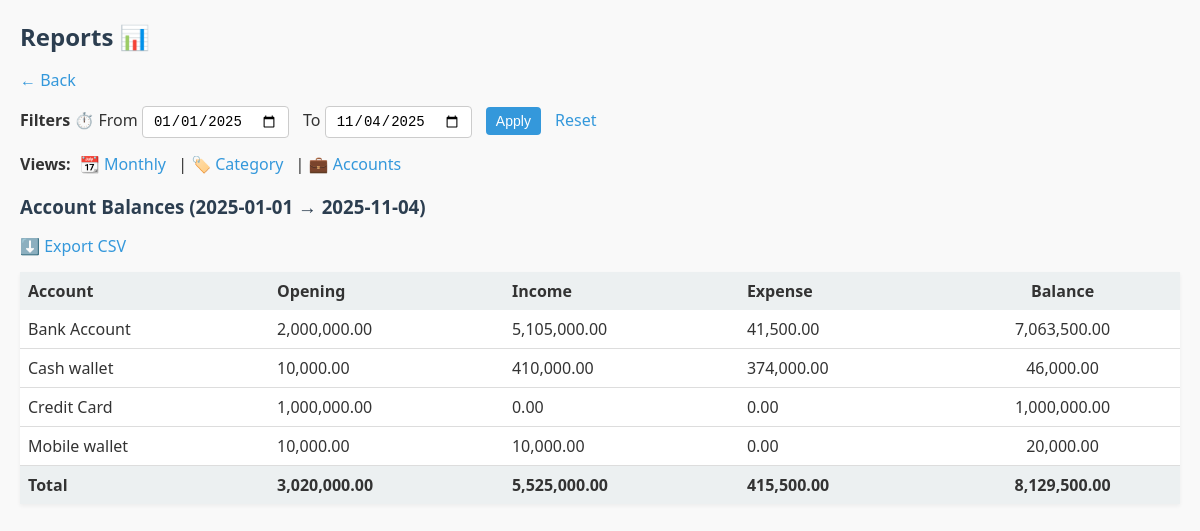
Before: /app/reports/index.php?view=accounts&from=2025-01-01&to=2025-11-04 (signed in) with the older database file.
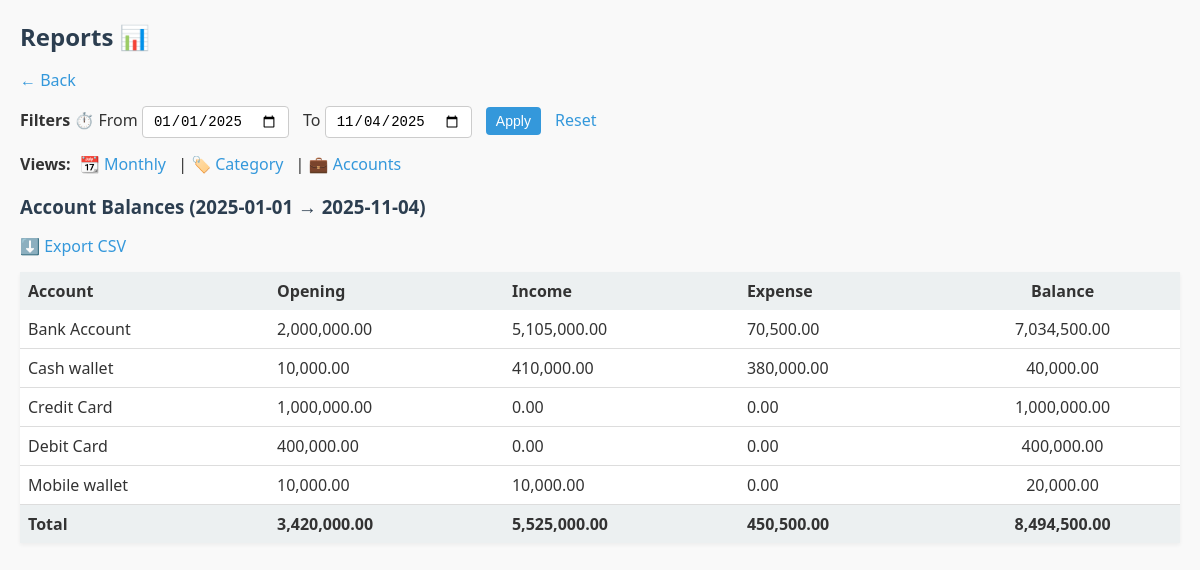
After: the same page with the newer database file.
### tables this page shows
CREATE TABLE ACCOUNTS_LOCAL (
  local_account_id  INTEGER PRIMARY KEY AUTOINCREMENT,
  user_local_id     INTEGER NOT NULL,
  server_account_id INTEGER,
  account_name      TEXT NOT NULL,
  account_type      TEXT NOT NULL CHECK(account_type IN ('CASH','BANK','CARD','MOBILE')),
  currency_code     TEXT NOT NULL DEFAULT 'LKR',
  opening_balance   REAL NOT NULL DEFAULT 0,
  is_active         INTEGER NOT NULL DEFAULT 1, -- 1/0
  created_at        TEXT NOT NULL,
  updated_at        TEXT NOT NULL,
  FOREIGN KEY(user_local_id) REFERENCES USERS_LOCAL(local_user_id)
);

### app/reports/index.php (the view, shortened to what this page needs)
<?php
$pdo = sqlite();
$uid = (int)$_SESSION['uid'];
function h($x){ return htmlspecialchars((string)$x, ENT_QUOTES, 'UTF-8'); }
$view   = $_GET['view'] ?? 'monthly';
$from   = $_GET['from'] ?? date('Y-01-01');
$to     = $_GET['to']   ?? date('Y-m-d');
$where = "t.user_local_id = ? AND date(t.txn_date) BETWEEN date(?) AND date(?)";
if ($view === 'accounts') {
    $accSql = "
        SELECT
            a.local_account_id,
            a.account_name,
            a.opening_balance,
            COALESCE(SUM(CASE WHEN t.txn_type='INCOME'  THEN t.amount END),0)  AS inc_amt,
            COALESCE(SUM(CASE WHEN t.txn_type='EXPENSE' THEN t.amount END),0)  AS exp_amt
        FROM ACCOUNTS_LOCAL a
        LEFT JOIN TRANSACTIONS_LOCAL t
            ON t.account_local_id = a.local_account_id
           AND $where
        WHERE a.user_local_id = ?
        GROUP BY a.local_account_id, a.account_name, a.opening_balance
        ORDER BY a.account_name
    ";
    $st = $pdo->prepare($accSql);
    $st->execute([$uid,$from,$to,$uid]);
    $rows = $st->fetchAll(PDO::FETCH_ASSOC);
}
?>
<!doctype html>
<html>
<head>
    <link rel="stylesheet" href="<?= APP_BASE ?>/app/reports/index.css">
</head>
<body>
<h2>Reports 📊</h2>
<p><a href="<?= APP_BASE ?>/public/dashboard.php">← Back</a></p>
<form method="get" class="filter-form">
    <b>Filters ⏱️</b>
    <label>From</label>
    <input type="date" name="from" value="<?= h($from) ?>">
    <label>To</label>
    <input type="date" name="to" value="<?= h($to) ?>">
    <button type="submit">Apply</button>
    <a href="<?= APP_BASE ?>/app/reports/index.php?view=<?= h($view) ?>">Reset</a>
</form>
<nav class="view-nav">
    <b>Views:</b>
    <a href="<?= APP_BASE ?>/app/reports/index.php?view=monthly&from=<?= h($from) ?>&to=<?= h($to) ?>">📆 Monthly</a> |
    <a href="<?= APP_BASE ?>/app/reports/index.php?view=category&from=<?= h($from) ?>&to=<?= h($to) ?>">🏷️ Category</a> |
    <a href="<?= APP_BASE ?>/app/reports/index.php?view=accounts&from=<?= h($from) ?>&to=<?= h($to) ?>">💼 Accounts</a>
</nav>
<?php if ($view === 'accounts'): ?>
    <h3>Account Balances (<?= h($from) ?> → <?= h($to) ?>)</h3>
    <p><a href="<?= APP_BASE ?>/app/reports/index.php?view=accounts&from=<?= h($from) ?>&to=<?= h($to) ?>&export=1">⬇️ Export CSV</a></p>
    <table class="report-table">
        <tr><th>Account</th><th>Opening</th><th>Income</th><th>Expense</th><th>Balance</th></tr>
        <?php $totOpen=0;$totInc=0;$totExp=0;$totBal=0; foreach($rows as $r):
            $bal = (float)$r['opening_balance'] + (float)$r['inc_amt'] - (float)$r['exp_amt'];
            $totOpen+=(float)$r['opening_balance']; $totInc+=(float)$r['inc_amt']; $totExp+=(float)$r['exp_amt']; $totBal+=$bal; ?>
            <tr>
                <td><?= h($r['account_name']) ?></td>
                <td><?= number_format((float)$r['opening_balance'],2) ?></td>
                <td><?= number_format((float)$r['inc_amt'],2) ?></td>
                <td><?= number_format((float)$r['exp_amt'],2) ?></td>
                <td><?= number_format($bal,2) ?></td>
            </tr>
        <?php endforeach; ?>
        <tr><th>Total</th><th><?= number_format($totOpen,2) ?></th><th><?= number_format($totInc,2) ?></th><th><?= number_format($totExp,2) ?></th><th><?= number_format($totBal,2) ?></th></tr>
    </table>
<?php endif; ?>
</body>
</html>

### app/reports/index.css (style rules this page uses)
body { font-family: "Segoe UI", Tahoma, Geneva, Verdana, sans-serif; background-color: #f9f9f9; color: #333; margin: 20px; }
h2, h3 { color: #2c3e50; margin-bottom: 10px; }
p, form, nav { margin-bottom: 15px; }
a { color: #3498db; text-decoration: none; margin-right: 8px; }
form input, form select, form button { padding: 6px 10px; margin-right: 10px; border-radius: 4px; border: 1px solid #ccc; font-size: 14px; }
form button { background-color: #3498db; color: #fff; border: none; cursor: pointer; transition: 0.2s; }
table { width: 100%; border-collapse: collapse; margin-bottom: 20px; background-color: #fff; box-shadow: 0 2px 4px rgba(0,0,0,0.05); }
table th { background-color: #ecf0f1; text-align: left; padding: 8px; font-weight: 600; }
table td { padding: 8px; border-bottom: 1px solid #ddd; }
th, td { text-align: left; }
th:last-child, td:last-child { text-align: center; }
nav b { margin-right: 5px; }

Changed rows visible on the page:
computed for accounts_local "Bank Account": exp_amt "41,500.00" → "70,500.00"; bal "7,063,500.00" → "7,034,500.00"
computed for accounts_local "Cash wallet": exp_amt "374,000.00" → "380,000.00"; bal "46,000.00" → "40,000.00"
added accounts_local: account_name "Debit Card", opening_balance "400,000.00", inc_amt "0.00", exp_amt "0.00", bal "400,000.00"
Other visible differences:
$totOpen: "3,020,000.00" → "3,420,000.00"
$totExp: "415,500.00" → "450,500.00"
$totBal: "8,129,500.00" → "8,494,500.00"
